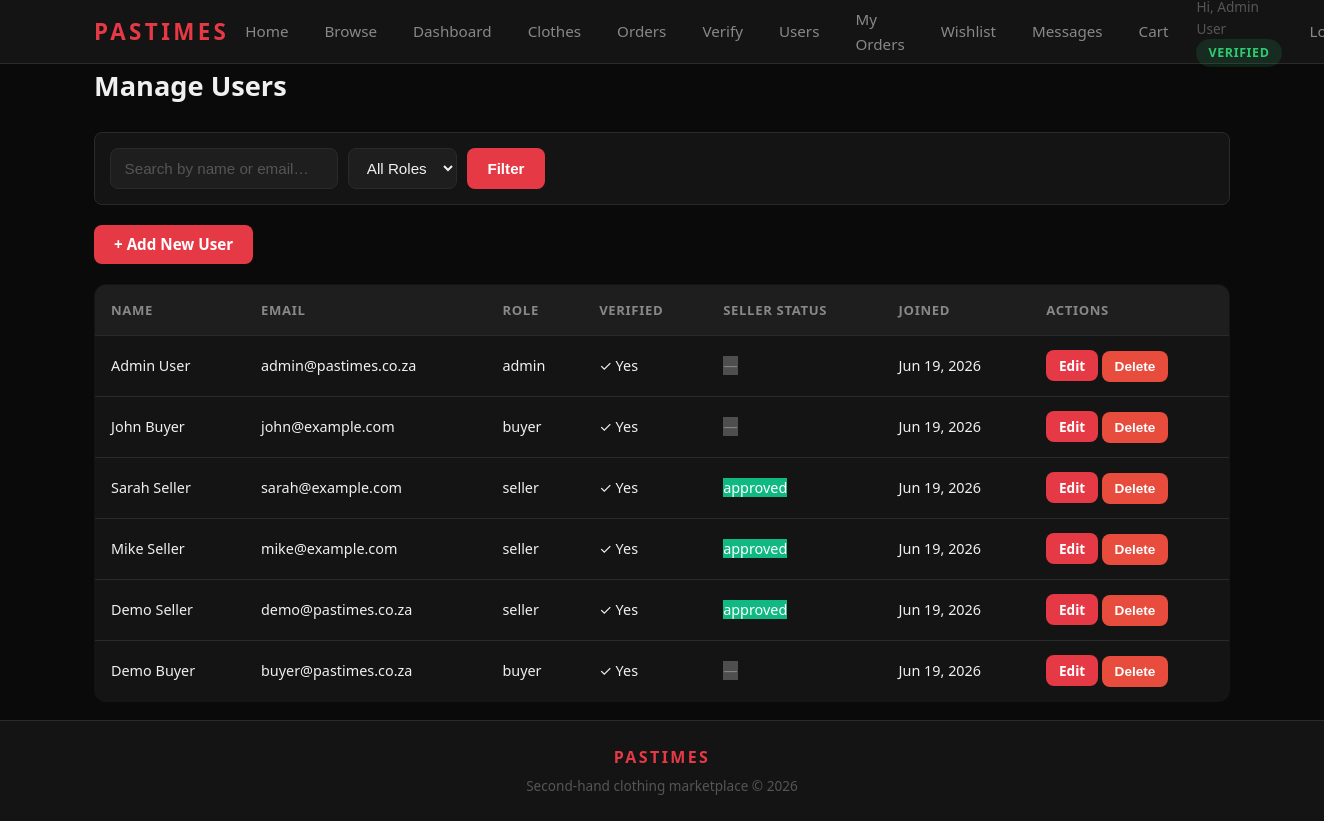
The app's page /admin/users.php (signed in), older data.
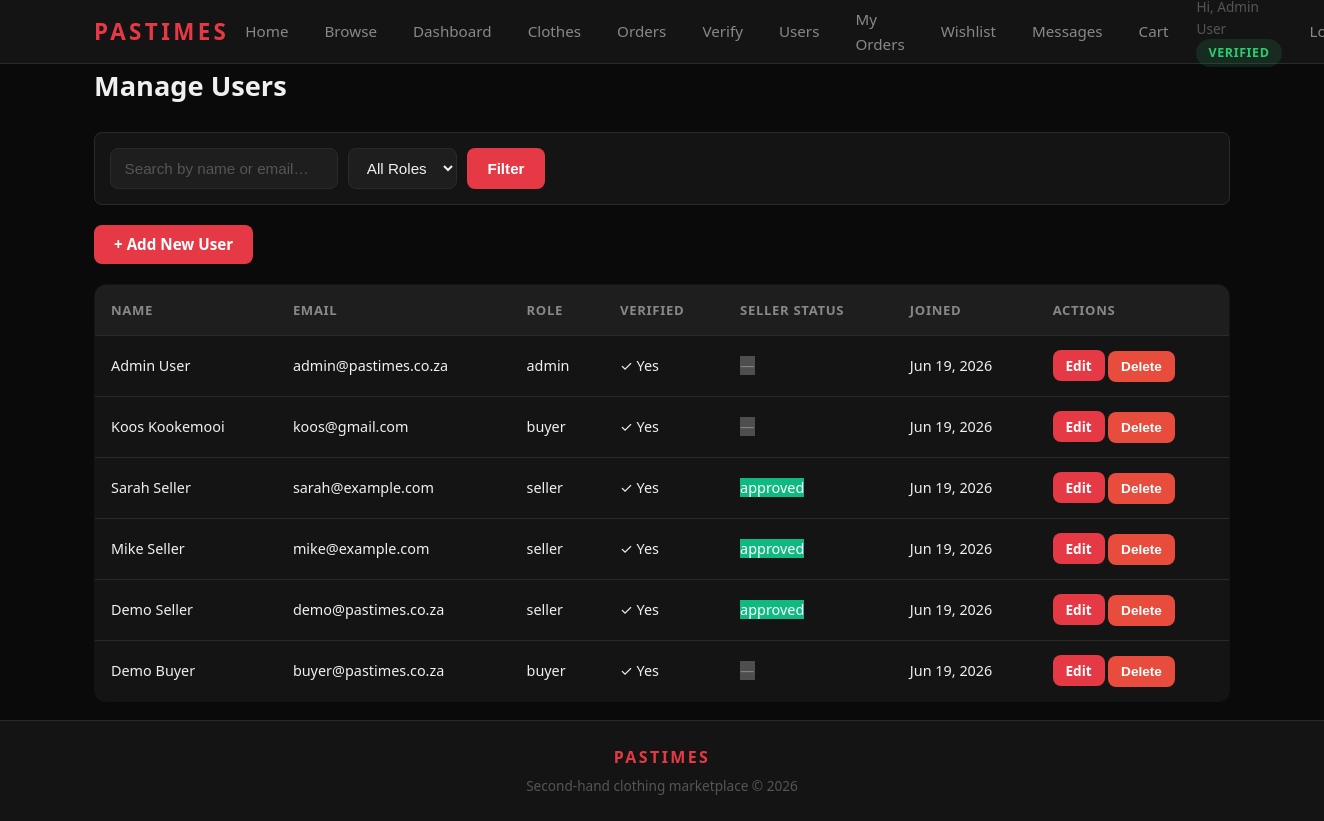
The same page, newer data.
### tables this page shows
CREATE TABLE tblUser (
    id                  INT          AUTO_INCREMENT PRIMARY KEY,
    name                VARCHAR(100) NOT NULL,
    email               VARCHAR(100) NOT NULL UNIQUE,
    password_hash       VARCHAR(255) NOT NULL,
    role                ENUM('buyer','seller','admin') NOT NULL DEFAULT 'buyer',
    is_verified         TINYINT(1)   NOT NULL DEFAULT 0,
    seller_request      ENUM('none','pending','approved','rejected') NOT NULL DEFAULT 'none',
    seller_request_note TEXT         NULL,
    created_at          DATETIME     DEFAULT CURRENT_TIMESTAMP,
    last_login          DATETIME     NULL,
    INDEX idx_email (email),
    INDEX idx_role  (role)
);

### admin/users.php (the view, shortened to what this page needs)
<?php
require_once __DIR__ . '/../config/db.php';
require_once __DIR__ . '/../includes/functions.php';
$search = sanitize($_GET['search'] ?? '');
$sql = "SELECT id, name, email, role, is_verified, seller_request, created_at FROM tblUser WHERE 1=1";
$sql .= " ORDER BY created_at DESC";
$stmt = mysqli_prepare($conn, $sql);
mysqli_stmt_execute($stmt);
$users = mysqli_fetch_all(mysqli_stmt_get_result($stmt), MYSQLI_ASSOC);
require_once __DIR__ . '/../includes/header.php';
?>
<h1 class="page-title">Manage Users</h1>
<div class="filter-bar">
    <form method="GET" action="" style="display:flex; gap:10px; flex-wrap:wrap;">
        <input type="text" name="search" placeholder="Search by name or email…" value="<?php echo h($search); ?>" class="form-control" style="flex:1; min-width:200px;">
        <select name="role" class="form-control">
            <option value="">All Roles</option>
        </select>
        <button type="submit" class="btn btn-primary">Filter</button>
    </form>
</div>
<div class="user-actions">
    <a href="<?php echo BASE_URL; ?>admin/add_user.php" class="btn btn-primary">+ Add New User</a>
</div>
<?php if (empty($users)): ?>
    <div class="alert alert-info">No users found.</div>
<?php else: ?>
    <div class="table-wrap">
        <table class="data-table">
            <thead>
                <tr>
                    <th>Name</th>
                    <th>Email</th>
                    <th>Role</th>
                    <th>Verified</th>
                    <th>Seller Status</th>
                    <th>Joined</th>
                    <th>Actions</th>
                </tr>
            </thead>
            <tbody>
                <?php foreach ($users as $u): ?>
                    <tr>
                        <td><?php echo h($u['name']); ?></td>
                        <td><?php echo h($u['email']); ?></td>
                        <td><span class="badge role-<?php echo strtolower($u['role']); ?>"><?php echo h($u['role']); ?></span></td>
                        <td>
                            <?php if ((int)$u['is_verified'] === 1): ?>
                                <span class="badge verified">✓ Yes</span>
                            <?php else: ?>
                                <span class="badge pending">No</span>
                            <?php endif; ?>
                        </td>
                        <td>
                            <?php if ($u['role'] === 'seller'): ?>
                                <span class="badge seller-<?php echo strtolower($u['seller_request']); ?>">
                                    <?php echo h($u['seller_request']); ?>
                                </span>
                            <?php else: ?>
                                <span class="badge disabled">—</span>
                            <?php endif; ?>
                        </td>
                        <td><?php echo date('M d, Y', strtotime($u['created_at'])); ?></td>
                        <td>
                            <a href="<?php echo BASE_URL; ?>admin/edit_user.php?id=<?php echo $u['id']; ?>" class="btn btn-sm btn-primary">Edit</a>
                            <form method="POST" action="<?php echo BASE_URL; ?>admin/delete_user.php" style="display:inline;" onsubmit="return confirm('Delete this user? This cannot be undone.');">
                                <button type="submit" class="btn btn-sm btn-danger">Delete</button>
                            </form>
                        </td>
                    </tr>
                <?php endforeach; ?>
            </tbody>
        </table>
    </div>
<?php endif; ?>
<?php require_once __DIR__ . '/../includes/footer.php'; ?>

### includes/header.php (shortened to what this page needs)
<?php require_once __DIR__ . '/functions.php'; ?>
<!DOCTYPE html>
<html lang="en">
<head>
    <link rel="stylesheet" href="<?php echo BASE_URL; ?>assets/css/main.css">
</head>
<body>
<header class="site-header">
    <div class="container header-inner">
        <a href="<?php echo BASE_URL; ?>index.php" class="logo">PASTIMES</a>
        <nav class="main-nav" id="mainNav">
            <ul>
                <li><a href="<?php echo BASE_URL; ?>index.php">Home</a></li>
                <li><a href="<?php echo BASE_URL; ?>products/index.php">Browse</a></li>
                <?php if (isLoggedIn()): ?>
                    <?php if (isAdmin()): ?>
                        <li><a href="<?php echo BASE_URL; ?>admin/dashboard.php">Dashboard</a></li>
                        <li><a href="<?php echo BASE_URL; ?>admin/products.php">Clothes</a></li>
                        <li><a href="<?php echo BASE_URL; ?>admin/orders.php">Orders</a></li>
                        <li><a href="<?php echo BASE_URL; ?>admin/verify_users.php">Verify</a></li>
                        <li><a href="<?php echo BASE_URL; ?>admin/users.php">Users</a></li>
                    <?php else: ?>
                        <li><a href="<?php echo BASE_URL; ?>auth/admin_login.php">Admin</a></li>
                    <?php endif; ?>
                    <li><a href="<?php echo BASE_URL; ?>orders/track.php">My Orders</a></li>
                    <li><a href="<?php echo BASE_URL; ?>wishlist/index.php">Wishlist</a></li>
                    <li><a href="<?php echo BASE_URL; ?>messages/inbox.php">Messages</a></li>
                    <li>
                        <a href="<?php echo BASE_URL; ?>cart/index.php" class="cart-link">
                            Cart<?php $cc = getCartCount(); if ($cc > 0): ?>
                                <span class="cart-badge"><?php echo $cc; ?></span>
                            <?php endif; ?>
                        </a>
                    </li>
                    <li class="nav-user">
                        <?php echo verificationBadge($_SESSION['is_verified'] ?? 0); ?>
                    </li>
                    <li><a href="<?php echo BASE_URL; ?>auth/logout.php" class="btn btn-outline-sm">Logout</a></li>
                <?php endif; ?>
            </ul>
        </nav>
    </div>
</header>
<main class="container main-content">

### includes/functions.php (shortened to what this page needs)
<?php
function sanitize($data) {
    return trim(stripslashes((string)$data));
}
function h($str) {
    return htmlspecialchars((string)$str, ENT_QUOTES, 'UTF-8');
}
function isLoggedIn()  { return isset($_SESSION['user_id']); }
function isAdmin()     { return isset($_SESSION['role']) && $_SESSION['role'] === 'admin'; }
function verificationBadge($isVerified) {
    $class = $isVerified ? 'status-delivered' : 'status-pending';
    $label = $isVerified ? 'Verified' : 'Pending';
    return '<span class="status-badge ' . $class . '">' . h($label) . '</span>';
}
?>

### includes/footer.php (shortened to what this page needs)
</main>
<footer class="site-footer">
    <div class="container footer-inner">
        <p class="footer-logo">PASTIMES</p>
        <p class="footer-text">Second-hand clothing marketplace &copy; <?php echo date('Y'); ?></p>
    </div>
</footer>
</body>
</html>

### assets/css/main.css (style rules this page uses)
:root { --bg: #0a0a0a; --surface: #141414; --surface-2: #1e1e1e; --border: #2a2a2a; --border-light: #333333; --primary: #e63946; --primary-hover:#c1121f; --primary-dim: rgba(230,57,70,0.15); --text: #f0f0f0; --text-muted: #888888; --text-faint: #555555; --success: #2ecc71; --success-bg: rgba(46,204,113,0.12); --danger: #e74c3c; --danger-bg: rgba(231,76,60,0.12); --warning: #f39c12; --warning-bg: rgba(243,156,18,0.12); --info: #3498db; --info-bg: rgba(52,152,219,0.12); --radius: 8px; --radius-lg: 12px; --header-h: 64px; }
*,*::before,*::after { box-sizing:border-box; margin:0; padding:0; }
html { scroll-behavior:smooth; }
body { font-family:'Segoe UI',system-ui,-apple-system,sans-serif; background:var(--bg); color:var(--text); line-height:1.6; font-size:15px; }
a { color:var(--primary); text-decoration:none; }
.container { width:100%; max-width:1200px; margin:0 auto; padding:0 1rem; }
.site-header { background:var(--surface); border-bottom:1px solid var(--border); position:sticky; top:0; z-index:200; height:var(--header-h); }
.header-inner { display:flex; align-items:center; justify-content:space-between; height:100%; }
.logo { font-size:1.4rem; font-weight:800; letter-spacing:0.15em; color:var(--primary); text-decoration:none; }
.main-nav ul { display:flex; list-style:none; align-items:center; gap:0.25rem; margin:0; padding:0; }
.main-nav a { display:inline-block; padding:0.4rem 0.75rem; color:var(--text-muted); font-weight:500; font-size:0.9rem; border-radius:var(--radius); transition:color 0.2s,background 0.2s; }
.cart-link { position:relative; }
.nav-user { color:var(--text-faint); font-size:0.85rem; padding:0 0.5rem; }
.main-content { padding-top:2rem; padding-bottom:3rem; min-height:calc(100vh - var(--header-h) - 80px); animation:fadeIn 0.25s ease; }
.site-footer { background:var(--surface); border-top:1px solid var(--border); padding:1.5rem 0; }
.footer-inner { text-align:center; }
.footer-logo { font-size:1rem; font-weight:800; color:var(--primary); letter-spacing:0.15em; margin-bottom:0.3rem; }
.footer-text { font-size:0.85rem; color:var(--text-faint); }
.btn { display:inline-block; padding:0.55rem 1.25rem; border-radius:var(--radius); font-size:0.95rem; font-weight:600; cursor:pointer; border:none; text-align:center; transition:background 0.2s, transform 0.15s, box-shadow 0.2s; line-height:1.4; text-decoration:none; }
.btn-primary { background:var(--primary); color:#fff; }
.btn-danger { background:var(--danger); color:#fff; }
.btn-sm { padding:0.35rem 0.8rem; font-size:0.85rem; }
.form-control { width:100%; padding:0.65rem 0.85rem; background:var(--surface-2); border:1px solid var(--border); border-radius:var(--radius); color:var(--text); font-size:0.95rem; transition:border-color 0.2s; appearance:auto; }
.form-control::placeholder { color:var(--text-faint); }
.page-title { font-size:1.7rem; font-weight:700; margin-bottom:1.5rem; color:var(--text); }
.filter-bar { display:flex; flex-wrap:wrap; gap:0.75rem; align-items:center; padding:1rem; background:var(--surface); border:1px solid var(--border); border-radius:var(--radius-lg); margin-bottom:1.5rem; }
.filter-bar .form-control { width:auto; }
.data-table { width:100%; border-collapse:collapse; background:var(--surface); border-radius:var(--radius-lg); overflow:hidden; border:1px solid var(--border); }
.data-table th, .data-table td { padding:0.9rem 1rem; text-align:left; border-bottom:1px solid var(--border); font-size:0.9rem; }
.data-table th { background:var(--surface-2); font-weight:600; font-size:0.82rem; text-transform:uppercase; letter-spacing:0.05em; color:var(--text-muted); }
.data-table tr:last-child td { border-bottom:none; }
.table-wrap { overflow-x:auto; }
.status-badge { display:inline-block; padding:0.25rem 0.75rem; border-radius:100px; font-size:0.78rem; font-weight:700; text-transform:uppercase; letter-spacing:0.05em; }
.status-delivered { background:var(--success-bg); color:var(--success); }
@media (min-width:1024px) { .main-nav a { font-size:0.95rem; padding:0.45rem 1rem; } }
@media (min-width:1024px) { .container { padding:0 2rem; } }

### admin/users.php (style rules this page uses)
.filter-bar { background: var(--surface); border: 1px solid var(--border); border-radius: 8px; padding: 15px; margin-bottom: 20px; }
.user-actions { margin-bottom: 20px; }
.badge.disabled { background: var(--text-muted); opacity: 0.5; }
.badge.seller-approved { background: #10b981; color: white; }

Row changes from the older to the newer data that the page shows:
changed tbluser: name "John Buyer" → "Koos Kookemooi"; email "john@example.com" → "koos@gmail.com"
